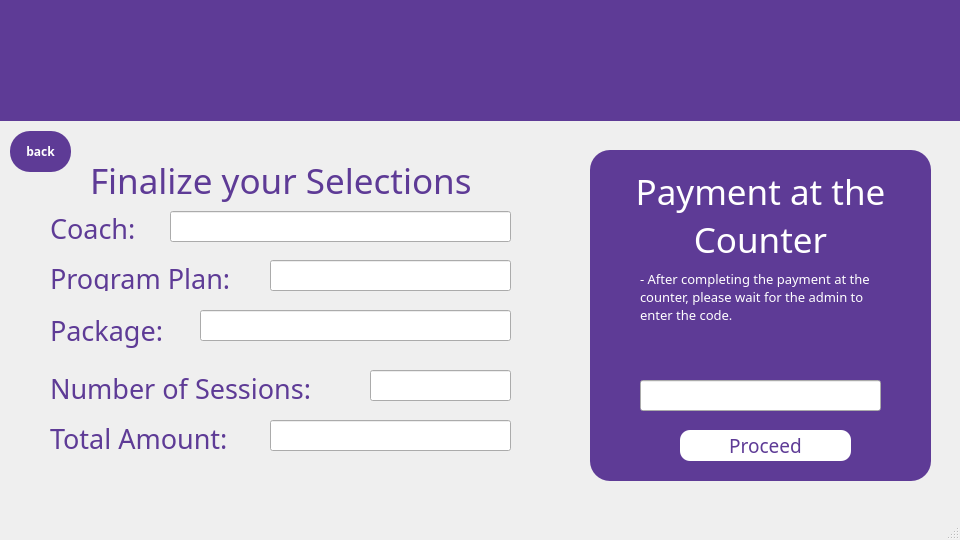
<?xml version="1.0" encoding="UTF-8"?>
<ui version="4.0">
 <class>MainWindow</class>
 <widget class="QMainWindow" name="MainWindow">
  <property name="geometry">
   <rect>
    <x>0</x>
    <y>0</y>
    <width>960</width>
    <height>540</height>
   </rect>
  </property>
  <property name="windowTitle">
   <string>MainWindow</string>
  </property>
  <widget class="QWidget" name="centralwidget">
   <widget class="QLabel" name="label_12">
    <property name="geometry">
     <rect>
      <x>260</x>
      <y>0</y>
      <width>421</width>
      <height>121</height>
     </rect>
    </property>
    <property name="text">
     <string/>
    </property>
    <property name="pixmap">
     <pixmap>../logos/logog.jpg</pixmap>
    </property>
    <property name="scaledContents">
     <bool>true</bool>
    </property>
   </widget>
   <widget class="QLabel" name="BGviolet">
    <property name="geometry">
     <rect>
      <x>0</x>
      <y>0</y>
      <width>961</width>
      <height>121</height>
     </rect>
    </property>
    <property name="styleSheet">
     <string notr="true">QLabel
{
background: #5e3b96;
}</string>
    </property>
    <property name="text">
     <string/>
    </property>
   </widget>
   <widget class="QLabel" name="payatcounter">
    <property name="geometry">
     <rect>
      <x>590</x>
      <y>160</y>
      <width>341</width>
      <height>111</height>
     </rect>
    </property>
    <property name="font">
     <font>
      <family>Arial Black</family>
      <pointsize>20</pointsize>
     </font>
    </property>
    <property name="layoutDirection">
     <enum>Qt::LayoutDirection::LeftToRight</enum>
    </property>
    <property name="styleSheet">
     <string notr="true">QLabel
{
color:white;
}</string>
    </property>
    <property name="text">
     <string>&lt;html&gt;&lt;head/&gt;&lt;body&gt;&lt;p align=&quot;center&quot;&gt;&lt;span style=&quot; font-size:26pt;&quot;&gt;Payment at the&lt;br/&gt;Counter&lt;/span&gt;&lt;/p&gt;&lt;/body&gt;&lt;/html&gt;</string>
    </property>
    <property name="scaledContents">
     <bool>true</bool>
    </property>
    <property name="alignment">
     <set>Qt::AlignmentFlag::AlignLeading|Qt::AlignmentFlag::AlignLeft|Qt::AlignmentFlag::AlignVCenter</set>
    </property>
   </widget>
   <widget class="QPushButton" name="booknow1">
    <property name="geometry">
     <rect>
      <x>680</x>
      <y>430</y>
      <width>171</width>
      <height>31</height>
     </rect>
    </property>
    <property name="font">
     <font>
      <family>Arial Black</family>
      <pointsize>14</pointsize>
     </font>
    </property>
    <property name="styleSheet">
     <string notr="true">QPushButton
{
background-color:white;
color:#5e3b96;
border-radius:10px;
}</string>
    </property>
    <property name="text">
     <string>Proceed</string>
    </property>
   </widget>
   <widget class="QLabel" name="BGviolet_2">
    <property name="geometry">
     <rect>
      <x>590</x>
      <y>150</y>
      <width>341</width>
      <height>331</height>
     </rect>
    </property>
    <property name="styleSheet">
     <string notr="true">QLabel
{
background: #5e3b96;
border-radius:20px;
}</string>
    </property>
    <property name="text">
     <string/>
    </property>
   </widget>
   <widget class="QLabel" name="label_4">
    <property name="geometry">
     <rect>
      <x>640</x>
      <y>270</y>
      <width>251</width>
      <height>101</height>
     </rect>
    </property>
    <property name="font">
     <font>
      <family>Arial Black</family>
      <pointsize>7</pointsize>
     </font>
    </property>
    <property name="styleSheet">
     <string notr="true">QLabel
{
color:white;
}</string>
    </property>
    <property name="text">
     <string>&lt;html&gt;&lt;head/&gt;&lt;body&gt;&lt;p&gt;&lt;span style=&quot; font-size:10pt;&quot;&gt;- After completing the payment at the counter, please wait for the admin to enter the code.&lt;/span&gt;&lt;/p&gt;&lt;/body&gt;&lt;/html&gt;</string>
    </property>
    <property name="scaledContents">
     <bool>true</bool>
    </property>
    <property name="alignment">
     <set>Qt::AlignmentFlag::AlignLeading|Qt::AlignmentFlag::AlignLeft|Qt::AlignmentFlag::AlignTop</set>
    </property>
    <property name="wordWrap">
     <bool>true</bool>
    </property>
   </widget>
   <widget class="QPushButton" name="back">
    <property name="geometry">
     <rect>
      <x>10</x>
      <y>131</y>
      <width>61</width>
      <height>41</height>
     </rect>
    </property>
    <property name="font">
     <font>
      <family>Arial Black</family>
      <bold>true</bold>
     </font>
    </property>
    <property name="styleSheet">
     <string notr="true">QPushButton
{
background-color: #5e3b96;
color:white;
 border-radius:20px;
}</string>
    </property>
    <property name="text">
     <string>back</string>
    </property>
   </widget>
   <widget class="QLabel" name="finalizelbl">
    <property name="geometry">
     <rect>
      <x>90</x>
      <y>150</y>
      <width>471</width>
      <height>61</height>
     </rect>
    </property>
    <property name="font">
     <font>
      <family>Arial Black</family>
      <pointsize>20</pointsize>
     </font>
    </property>
    <property name="layoutDirection">
     <enum>Qt::LayoutDirection::LeftToRight</enum>
    </property>
    <property name="styleSheet">
     <string notr="true">QLabel
{
color: #5e3b96;
}</string>
    </property>
    <property name="text">
     <string>&lt;html&gt;&lt;head/&gt;&lt;body&gt;&lt;p&gt;&lt;span style=&quot; font-size:26pt;&quot;&gt;Finalize your Selections&lt;/span&gt;&lt;/p&gt;&lt;/body&gt;&lt;/html&gt;</string>
    </property>
    <property name="scaledContents">
     <bool>true</bool>
    </property>
    <property name="alignment">
     <set>Qt::AlignmentFlag::AlignLeading|Qt::AlignmentFlag::AlignLeft|Qt::AlignmentFlag::AlignVCenter</set>
    </property>
   </widget>
   <widget class="QLabel" name="coachlbl">
    <property name="geometry">
     <rect>
      <x>50</x>
      <y>210</y>
      <width>111</width>
      <height>31</height>
     </rect>
    </property>
    <property name="font">
     <font>
      <family>Arial Black</family>
      <pointsize>20</pointsize>
     </font>
    </property>
    <property name="layoutDirection">
     <enum>Qt::LayoutDirection::LeftToRight</enum>
    </property>
    <property name="styleSheet">
     <string notr="true">QLabel
{
color: #5e3b96;
}</string>
    </property>
    <property name="text">
     <string>&lt;html&gt;&lt;head/&gt;&lt;body&gt;&lt;p&gt;Coach:&lt;/p&gt;&lt;/body&gt;&lt;/html&gt;</string>
    </property>
    <property name="scaledContents">
     <bool>true</bool>
    </property>
    <property name="alignment">
     <set>Qt::AlignmentFlag::AlignLeading|Qt::AlignmentFlag::AlignLeft|Qt::AlignmentFlag::AlignVCenter</set>
    </property>
   </widget>
   <widget class="QLabel" name="progplanlbl">
    <property name="geometry">
     <rect>
      <x>50</x>
      <y>260</y>
      <width>211</width>
      <height>31</height>
     </rect>
    </property>
    <property name="font">
     <font>
      <family>Arial Black</family>
      <pointsize>20</pointsize>
     </font>
    </property>
    <property name="layoutDirection">
     <enum>Qt::LayoutDirection::LeftToRight</enum>
    </property>
    <property name="styleSheet">
     <string notr="true">QLabel
{
color: #5e3b96;
}</string>
    </property>
    <property name="text">
     <string>&lt;html&gt;&lt;head/&gt;&lt;body&gt;&lt;p&gt;Program Plan:&lt;/p&gt;&lt;/body&gt;&lt;/html&gt;</string>
    </property>
    <property name="scaledContents">
     <bool>true</bool>
    </property>
    <property name="alignment">
     <set>Qt::AlignmentFlag::AlignLeading|Qt::AlignmentFlag::AlignLeft|Qt::AlignmentFlag::AlignVCenter</set>
    </property>
   </widget>
   <widget class="QLabel" name="packagelbl">
    <property name="geometry">
     <rect>
      <x>50</x>
      <y>310</y>
      <width>141</width>
      <height>41</height>
     </rect>
    </property>
    <property name="font">
     <font>
      <family>Arial Black</family>
      <pointsize>20</pointsize>
     </font>
    </property>
    <property name="layoutDirection">
     <enum>Qt::LayoutDirection::LeftToRight</enum>
    </property>
    <property name="styleSheet">
     <string notr="true">QLabel
{
color: #5e3b96;
}</string>
    </property>
    <property name="text">
     <string>&lt;html&gt;&lt;head/&gt;&lt;body&gt;&lt;p&gt;Package:&lt;/p&gt;&lt;/body&gt;&lt;/html&gt;</string>
    </property>
    <property name="scaledContents">
     <bool>true</bool>
    </property>
    <property name="alignment">
     <set>Qt::AlignmentFlag::AlignLeading|Qt::AlignmentFlag::AlignLeft|Qt::AlignmentFlag::AlignVCenter</set>
    </property>
   </widget>
   <widget class="QLabel" name="noofsesslbl">
    <property name="geometry">
     <rect>
      <x>50</x>
      <y>370</y>
      <width>311</width>
      <height>31</height>
     </rect>
    </property>
    <property name="font">
     <font>
      <family>Arial Black</family>
      <pointsize>20</pointsize>
     </font>
    </property>
    <property name="layoutDirection">
     <enum>Qt::LayoutDirection::LeftToRight</enum>
    </property>
    <property name="styleSheet">
     <string notr="true">QLabel
{
color: #5e3b96;
}</string>
    </property>
    <property name="text">
     <string>&lt;html&gt;&lt;head/&gt;&lt;body&gt;&lt;p&gt;Number of Sessions:&lt;/p&gt;&lt;/body&gt;&lt;/html&gt;</string>
    </property>
    <property name="scaledContents">
     <bool>true</bool>
    </property>
    <property name="alignment">
     <set>Qt::AlignmentFlag::AlignLeading|Qt::AlignmentFlag::AlignLeft|Qt::AlignmentFlag::AlignVCenter</set>
    </property>
   </widget>
   <widget class="QLabel" name="totalamtlbl">
    <property name="geometry">
     <rect>
      <x>50</x>
      <y>420</y>
      <width>211</width>
      <height>31</height>
     </rect>
    </property>
    <property name="font">
     <font>
      <family>Arial Black</family>
      <pointsize>20</pointsize>
     </font>
    </property>
    <property name="layoutDirection">
     <enum>Qt::LayoutDirection::LeftToRight</enum>
    </property>
    <property name="styleSheet">
     <string notr="true">QLabel
{
color: #5e3b96;
}</string>
    </property>
    <property name="text">
     <string>&lt;html&gt;&lt;head/&gt;&lt;body&gt;&lt;p&gt;Total Amount:&lt;/p&gt;&lt;/body&gt;&lt;/html&gt;</string>
    </property>
    <property name="scaledContents">
     <bool>true</bool>
    </property>
    <property name="alignment">
     <set>Qt::AlignmentFlag::AlignLeading|Qt::AlignmentFlag::AlignLeft|Qt::AlignmentFlag::AlignVCenter</set>
    </property>
   </widget>
   <widget class="QLineEdit" name="lineEdit">
    <property name="geometry">
     <rect>
      <x>170</x>
      <y>211</y>
      <width>341</width>
      <height>31</height>
     </rect>
    </property>
    <property name="font">
     <font>
      <family>Arial Black</family>
      <pointsize>13</pointsize>
      <bold>true</bold>
     </font>
    </property>
    <property name="styleSheet">
     <string notr="true">QLineEdit
{
color: #5e3b96;
}</string>
    </property>
    <property name="text">
     <string/>
    </property>
    <property name="alignment">
     <set>Qt::AlignmentFlag::AlignBottom|Qt::AlignmentFlag::AlignLeading|Qt::AlignmentFlag::AlignLeft</set>
    </property>
    <property name="readOnly">
     <bool>true</bool>
    </property>
   </widget>
   <widget class="QLineEdit" name="lineEdit_2">
    <property name="geometry">
     <rect>
      <x>270</x>
      <y>260</y>
      <width>241</width>
      <height>31</height>
     </rect>
    </property>
    <property name="font">
     <font>
      <family>Arial Black</family>
      <pointsize>13</pointsize>
      <bold>true</bold>
     </font>
    </property>
    <property name="alignment">
     <set>Qt::AlignmentFlag::AlignBottom|Qt::AlignmentFlag::AlignLeading|Qt::AlignmentFlag::AlignLeft</set>
    </property>
    <property name="readOnly">
     <bool>true</bool>
    </property>
   </widget>
   <widget class="QLineEdit" name="lineEdit_3">
    <property name="geometry">
     <rect>
      <x>200</x>
      <y>310</y>
      <width>311</width>
      <height>31</height>
     </rect>
    </property>
    <property name="font">
     <font>
      <family>Arial Black</family>
      <pointsize>13</pointsize>
      <bold>true</bold>
     </font>
    </property>
    <property name="alignment">
     <set>Qt::AlignmentFlag::AlignBottom|Qt::AlignmentFlag::AlignLeading|Qt::AlignmentFlag::AlignLeft</set>
    </property>
    <property name="readOnly">
     <bool>true</bool>
    </property>
   </widget>
   <widget class="QLineEdit" name="lineEdit_4">
    <property name="geometry">
     <rect>
      <x>370</x>
      <y>370</y>
      <width>141</width>
      <height>31</height>
     </rect>
    </property>
    <property name="font">
     <font>
      <family>Arial Black</family>
      <pointsize>13</pointsize>
      <bold>true</bold>
     </font>
    </property>
    <property name="alignment">
     <set>Qt::AlignmentFlag::AlignBottom|Qt::AlignmentFlag::AlignLeading|Qt::AlignmentFlag::AlignLeft</set>
    </property>
    <property name="readOnly">
     <bool>true</bool>
    </property>
   </widget>
   <widget class="QLineEdit" name="lineEdit_5">
    <property name="geometry">
     <rect>
      <x>270</x>
      <y>420</y>
      <width>241</width>
      <height>31</height>
     </rect>
    </property>
    <property name="font">
     <font>
      <family>Arial Black</family>
      <pointsize>13</pointsize>
      <bold>true</bold>
     </font>
    </property>
    <property name="alignment">
     <set>Qt::AlignmentFlag::AlignBottom|Qt::AlignmentFlag::AlignLeading|Qt::AlignmentFlag::AlignLeft</set>
    </property>
    <property name="readOnly">
     <bool>true</bool>
    </property>
   </widget>
   <widget class="QLineEdit" name="lineEdit_6">
    <property name="geometry">
     <rect>
      <x>640</x>
      <y>380</y>
      <width>241</width>
      <height>31</height>
     </rect>
    </property>
    <property name="font">
     <font>
      <family>Arial Black</family>
      <pointsize>13</pointsize>
      <bold>true</bold>
     </font>
    </property>
    <property name="alignment">
     <set>Qt::AlignmentFlag::AlignBottom|Qt::AlignmentFlag::AlignLeading|Qt::AlignmentFlag::AlignLeft</set>
    </property>
    <property name="readOnly">
     <bool>false</bool>
    </property>
   </widget>
   <zorder>BGviolet_2</zorder>
   <zorder>BGviolet</zorder>
   <zorder>label_12</zorder>
   <zorder>payatcounter</zorder>
   <zorder>booknow1</zorder>
   <zorder>label_4</zorder>
   <zorder>back</zorder>
   <zorder>finalizelbl</zorder>
   <zorder>coachlbl</zorder>
   <zorder>progplanlbl</zorder>
   <zorder>packagelbl</zorder>
   <zorder>noofsesslbl</zorder>
   <zorder>totalamtlbl</zorder>
   <zorder>lineEdit</zorder>
   <zorder>lineEdit_2</zorder>
   <zorder>lineEdit_3</zorder>
   <zorder>lineEdit_4</zorder>
   <zorder>lineEdit_5</zorder>
   <zorder>lineEdit_6</zorder>
  </widget>
  <widget class="QMenuBar" name="menubar">
   <property name="geometry">
    <rect>
     <x>0</x>
     <y>0</y>
     <width>960</width>
     <height>22</height>
    </rect>
   </property>
  </widget>
  <widget class="QStatusBar" name="statusbar"/>
 </widget>
 <resources/>
 <connections/>
</ui>
